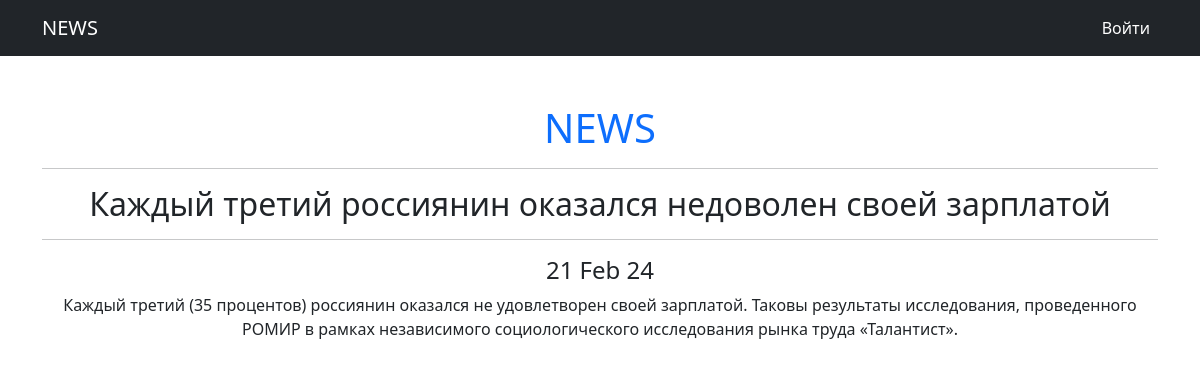
The app's page /news/13 with its own data.
### news/models.py (models this page shows, shortened)
class Post(models.Model):
    articlePost = 'A'
    newsPost = 'N'
    TYPES = [
        (articlePost, 'Статья'),
        (newsPost, 'Новость')
    ]
    typePost = models.CharField(max_length=2, choices=TYPES, default=newsPost)
    dataPost = models.DateTimeField(auto_now_add=True)
    namePost = models.CharField(max_length=255)
    textPost = models.TextField()
    ratingPost = models.IntegerField(default=0)
    author = models.ForeignKey(Author, on_delete=models.CASCADE)
    category = models.ManyToManyField(Category, through='PostCategory')

### news/views.py (the view)
# urls.py: path('<int:pk>', PostDetail.as_view(), name='post_detail'),
class PostDetail(DetailView):
    model = Post
    template_name = 'new.html'
    context_object_name = 'new'

### news/templatetags/custom_filters.py (called while the page is built)
@register.filter()
def censor(value):
    if isinstance(value, str):
        for i in CENSOR_WORDS:
            value = value.replace(i[1:], '*' * len(i[1:]))
        return value
    else:
        raise ValueError('Переменная не строкового типа сорри')

### templates/new.html (shortened to what this page needs)
{% extends 'flatpages/default.html' %}
{% load custom_filters %}
{% block content %}
    <h2>{{ new.namePost|censor }}</h2>
    <hr>
    <h4>{{ new.dataPost|date:'d M y'}}</h4>
    <p>{{ new.textPost|censor }}</p>
{% endblock content %}

### records on screen
Post: namePost|censor "Каждый третий россиянин оказался недоволен своей зарплатой", dataPost "21 Feb 24", textPost|censor "Каждый третий (35 процентов) россиянин оказался не удовлетворен своей зарплатой. Таковы результаты исследования, проведенного РОМИР в рамках независимого социологического исследования рынка труда «Талантист»."
